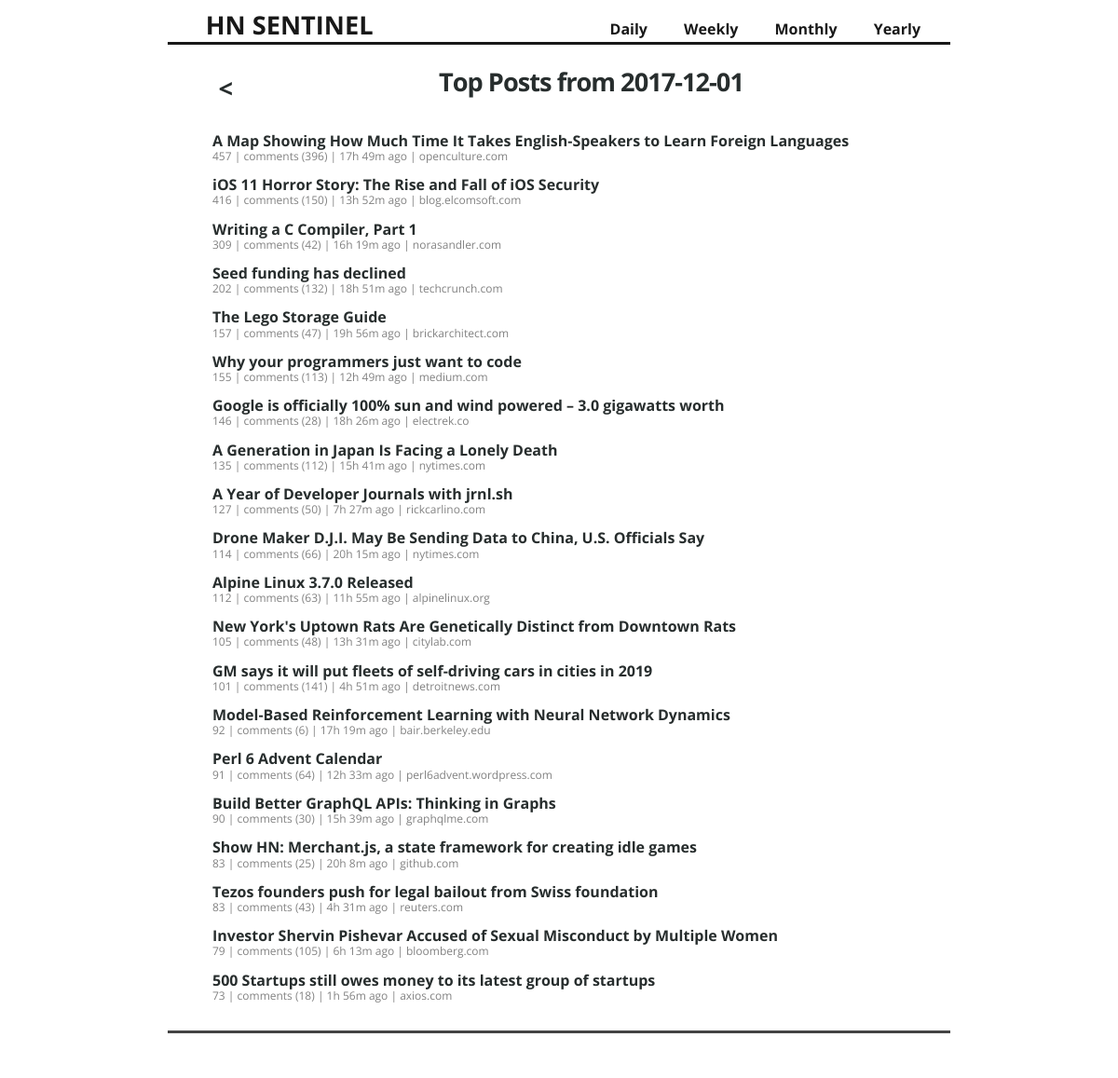
/day/2017-12-01, run on the app's committed database.
### tables this page shows
CREATE TABLE comment_count (story_id INTEGER PRIMARY KEY, comment_count INTEGER);

### hn_sentinel.py (the view)
@app.route("/<string:mode>/<string:date_start>")
@app.route("/<string:mode>/<string:date_start>/")
@app.route("/<string:mode>/<string:date_start>/<string:date_end>")
@app.route("/<string:mode>/<string:date_start>/<string:date_end>/")
def stories_list(mode, date_start, date_end=0,home=False):
	if mode == 'day' and date_end == 0:
		date_end = date_start
	if date_start != 0 and date_end != 0:
		start_datetime 	= datetime.datetime.strptime(date_start,"%Y-%m-%d")
		end_datetime 	= datetime.datetime.strptime(date_end,"%Y-%m-%d")
		start_epoch = format_from_date_time_to_epoch(start_datetime)
		end_epoch 	= calculate_next_midnight_epoch(format_from_date_time_to_epoch(end_datetime))
		day_before	= format_from_date_time_to_string_short(start_datetime - datetime.timedelta(days=1))
		day_after 	= format_from_date_time_to_string_short(start_datetime + datetime.timedelta(days=1))
		if mode == 'day':
			page_header = date_start
			back_button = day_before
			if (end_datetime + datetime.timedelta(days=1)) > datetime.datetime.now():
				forward_button = False
			else:
				forward_button = day_after
		elif mode == 'week':
			page_header = "%s to %s" % (date_start, date_end)
			week_before_start 	= format_from_date_time_to_string_short(start_datetime - datetime.timedelta(days=7))
			week_before_end 	= day_before
			week_after_start 	= format_from_date_time_to_string_short(end_datetime + datetime.timedelta(days=1))
			week_after_end		= format_from_date_time_to_string_short(end_datetime + datetime.timedelta(days=7))
			back_button 		= "%s/%s" % (week_before_start, week_before_end)
			if (end_datetime + datetime.timedelta(days=1)) > datetime.datetime.now():
				forward_button = False
			else:
				forward_button = "%s/%s" % (week_after_start, week_after_end)
		elif mode == 'month':
			page_header = start_datetime.strftime('%Y-%m')
			month_before_start 	= (start_datetime - relativedelta(months=+1)).replace(day=1)
			month_before_end 	= datetime.date(month_before_start.year, month_before_start.month, calendar.monthrange(month_before_start.year, month_before_start.month)[1])
			month_after_start 	= (start_datetime + relativedelta(months=+1)).replace(day=1)
			month_after_end 	= datetime.date(month_after_start.year, month_after_start.month, calendar.monthrange(month_after_start.year, month_after_start.month)[1])
			back_button 		= "%s/%s" % (format_from_date_time_to_string_short(month_before_start), month_before_end)
			if (end_datetime + datetime.timedelta(days=1)) > datetime.datetime.now():
				forward_button = False
			else:
				forward_button = "%s/%s" % (format_from_date_time_to_string_short(month_after_start), month_after_end)
		elif mode == 'year':
			page_header = start_datetime.year
			year_before_start 	= datetime.date((start_datetime.year - 1), 1, 1)
			year_before_end		= datetime.date((start_datetime.year - 1), 12, 31)
			year_after_start 	= datetime.date((start_datetime.year + 1), 1, 1)
			year_after_end 		= datetime.date((start_datetime.year + 1), 12, 31)
			back_button			= "%s/%s" % (format_from_date_time_to_string_short(year_before_start), year_before_end)
			if (end_datetime + datetime.timedelta(days=1)) > datetime.datetime.now():
				forward_button = False
			else:
				forward_button = "%s/%s" % (format_from_date_time_to_string_short(year_after_start), year_after_end)
		else:
			abort(404)
		if home:
			end_epoch = int(time.mktime(datetime.datetime.now().timetuple()))
			start_epoch = end_epoch - 86400
			top_stories = get_top_stories(start_epoch, end_epoch)
		else:
			top_stories = get_top_stories(start_epoch, end_epoch)
		top_stories = trim_stories(top_stories,20)
		day_link, week_link, month_link, year_link = get_date_links()
		context = {
					'top_stories': top_stories,
					'page_header': page_header,
					'forward_button': forward_button,
					'back_button': back_button,
					'day_link': day_link,
					'week_link': week_link,
					'month_link': month_link,
					'year_link': year_link,
					'mode': mode,
				}
		if home:
			context['page_header'] = "The Last 24 Hours"
			context['back_button'] = date_start
		response = make_response (render_template("stories.html",context=context))
		return response
	else:
		abort(404)

### hn_sentinel.py (called while the page is built)
@app.teardown_appcontext
def close_connection(exception):
    db = getattr(g, '_database', None)
    if db is not None:
        db.close()

def get_db():
    db = getattr(g, '_database', None)
    if db is None:
        db = g._database = sqlite3.connect(DATABASE)
    return db

def query_db(query, args=(), one=False):
    db = get_db()
    cur = db.execute(query, args)
    db.commit()
    rv = cur.fetchall()
    cur.close()
    return (rv[0] if rv else None) if one else rv

def get_top_stories(start_date,end_date):
	q = query_db("SELECT score, time_posted, title, url, story_id, comment_count FROM stories NATURAL LEFT OUTER JOIN comment_count WHERE time_posted > ? AND time_posted < ?", (start_date,end_date))
	results = []
	for e in q:
		results.append({'score':e[0],'time_posted':format_from_epoch_to_date_time_string(e[1]),'title':e[2],'url':e[3],'story_id':e[4],'comment_count':e[5],'time_since':'%sh %sm ago' % calculate_time_from_now(e[1])})
	return results

def trim_stories(top_stories,posts_to_return=30):
	top_stories.sort(key=itemgetter('score'), reverse=True)
	top_stories = top_stories[0:posts_to_return]
	return top_stories

def format_from_epoch_to_date_time_string(epoch_time):
	return time.strftime('%Y-%m-%d %H:%M', time.localtime(float(epoch_time)))

def format_from_date_time_to_string_short(date_time):
	return date_time.strftime('%Y-%m-%d')

def format_from_date_time_to_epoch(date_time):
	return int(time.mktime(date_time.timetuple()))

def calculate_time_from_now(epoch_time):
	t = time.time()
	return int((t - epoch_time)//3600), int(((t - epoch_time)//60)%60)

def calculate_next_midnight_epoch(epoch_time):
	return int(time.mktime(datetime.datetime.combine(datetime.datetime.fromtimestamp(epoch_time), datetime.time.max).timetuple()))

### templates/stories.html (shortened to what this page needs)
{% extends "base.html" %}
{% block content %}
  <div class="jumbo">
        <div id="title">
            <h3 id="back_button"><a href="/{{ context.mode }}/{{ context.back_button }}"><</a></h3>
            <h3 id="title_header">Top Posts from {{ context.page_header }}</h3>
        </div>
        <div id="stories">
        {% for story in context.top_stories %}
        	<p><strong><a href="{{ story['url'] }}">{{ story['title'] }}</a></strong></br>
            <span class="story_details">{{ story['score'] }} | <a href="https://news.ycombinator.com/item?id={{ story['story_id'] }}">
                {% if story['comment_count'] %}
                    comments ({{ story['comment_count'] }})
                {% else %}
                    comments
                {% endif %}
            </a> | {{ story['time_since'] }} | {{ story['url'].split("/")[2].replace("www.","") }}</span></p>
        {% endfor %}
        </div>
  </div>
{% endblock %}

### static/main.css (style rules this page uses)
body { margin: 0; padding: 0; font-family: 'Open Sans', 'Trebuchet MS', Trebuchet, 'Lucida Sans Unicode', 'Lucida Grande', 'Lucida Sans', Arial, sans-serif; color: #444; }
a { color: #272d2d; text-decoration: none; }
div.jumbo { padding: 0px 0 30px 0; margin: 1em 0em 1em 0em; }
h3 { font-size: 1.7em; margin-top: 1em; text-align: center; letter-spacing: -1px; color: #272d2d; }
p { line-height: 95%; }
#stories { padding: 0em 3em 0em 3em; }
.story_details { color: #828282; font-size: .75em; }
.story_details a { color: #828282; }
#title { display: -moz-box; -moz-box-orient: horizontal; -moz-box-pack: center; -moz-box-align: center; display: -webkit-box; -webkit-box-orient: horizontal; -webkit-box-pack: center; -webkit-box-align: center; width: 100%; height: 5em; margin-top: -1em; }
#title_header { text-align: center; -moz-box-flex: 1; -webkit-box-flex: 1; }
#back_button { margin: .5em 0em 0em 2em; }

### data on the page
comment_count: title "A Map Showing How Much Time It Takes English-Speakers to Learn Foreign Languages", score "457", comment_count "396", time_since "17h 49m ago", url.split "openculture.com"

### other printed values
{{ context.page_header }} "2017-12-01"
{{ story['title'] }} "iOS 11 Horror Story: The Rise and Fall of iOS Security" "Writing a C Compiler, Part 1" "Seed funding has declined" "The Lego Storage Guide" "Why your programmers just want to code" "Google is officially 100% sun and wind powered – 3.0 gigawatts worth" "A Generation in Japan Is Facing a Lonely Death" "A Year of Developer Journals with jrnl.sh" "Drone Maker D.J.I. May Be Sending Data to China, U.S. Officials Say" "Alpine Linux 3.7.0 Released" "New York's Uptown Rats Are Genetically Distinct from Downtown Rats" "GM says it will put fleets of self-driving cars in cities in 2019" "Model-Based Reinforcement Learning with Neural Network Dynamics" "Perl 6 Advent Calendar" "Build Better GraphQL APIs: Thinking in Graphs" "Show HN: Merchant.js, a state framework for creating idle games" "Tezos founders push for legal bailout from Swiss foundation" "Investor Shervin Pishevar Accused of Sexual Misconduct by Multiple Women" "500 Startups still owes money to its latest group of startups"
{{ story['score'] }} "416" "309" "202" "157" "155" "146" "135" "127" "114" "112" "105" "101" "92" "91" "90" "83" "83" "79" "73"
{{ story['comment_count'] }} "150" "42" "132" "47" "113" "28" "112" "50" "66" "63" "48" "141" "6" "64" "30" "25" "43" "105" "18"
{{ story['time_since'] }} "13h 52m ago" "16h 19m ago" "18h 51m ago" "19h 56m ago" "12h 49m ago" "18h 26m ago" "15h 41m ago" "7h 27m ago" "20h 15m ago" "11h 55m ago" "13h 31m ago" "4h 51m ago" "17h 19m ago" "12h 33m ago" "15h 39m ago" "20h 8m ago" "4h 31m ago" "6h 13m ago" "1h 56m ago"
{{ story['url'].split("/")[2].replace("www.","") }} "blog.elcomsoft.com" "norasandler.com" "techcrunch.com" "brickarchitect.com" "medium.com" "electrek.co" "nytimes.com" "rickcarlino.com" "nytimes.com" "alpinelinux.org" "citylab.com" "detroitnews.com" "bair.berkeley.edu" "perl6advent.wordpress.com" "graphqlme.com" "github.com" "reuters.com" "bloomberg.com" "axios.com"
